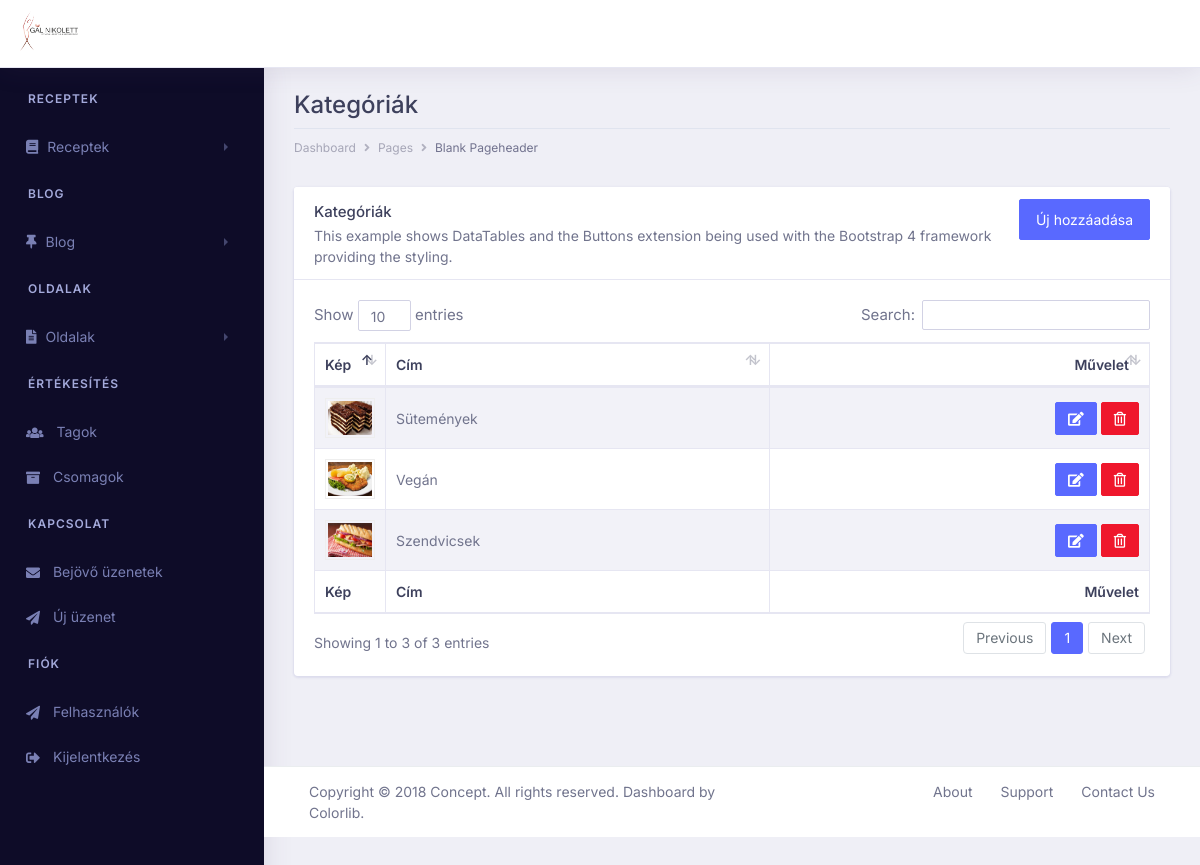
The app's page /posts/categories (signed in) with its own data.
### posts/models.py (models this page shows, shortened)
class PostCategory(models.Model):
    post_category_name = models.CharField(max_length=200, db_index=True)
    post_category_image = models.ImageField(upload_to='posts/category', default='posts/category/default.jpg')

### posts/views.py (the view)
# urls.py: path('categories', views.index_category, name='blog_category_index'),
@login_required
def index_category(request):
    try:
        categories = PostCategory.objects.all()
    except PostCategory.DoesNotExist:
        raise Http404("404 | Nem létezik!")
    return render(request, 'posts/index_category.html', {'categories':categories})

### posts/templates/posts/index_category.html (shortened to what this page needs)
{% extends "../base_posts.html" %}
{% block content %}
    <div class="row">
        <div class="col-xl-12 col-lg-12 col-md-12 col-sm-12 col-12">
            <div class="page-header">
                <h2 class="pageheader-title">Kategóriák</h2>
                <div class="page-breadcrumb">
                    <nav aria-label="breadcrumb">
                        <ol class="breadcrumb">
                            <li class="breadcrumb-item"><a href="#" class="breadcrumb-link">Dashboard</a></li>
                            <li class="breadcrumb-item"><a href="#" class="breadcrumb-link">Pages</a></li>
                            <li class="breadcrumb-item active" aria-current="page">Blank Pageheader</li>
                        </ol>
                    </nav>
                </div>
            </div>
        </div>
    </div>
    <div class="row">
        <div class="col-xl-12 col-lg-12 col-md-12 col-sm-12 col-12">
            <div class="card">
                <div class="card-header">
                    <div class="float-right">
                        <a href="{% url 'post_category_create' %}" class="btn btn-primary">Új hozzáadása</a>
                    </div>
                    <h5 class="mb-0">Kategóriák</h5>
                    <p>This example shows DataTables and the Buttons extension being used with the Bootstrap 4 framework providing the styling.</p>
                </div>
                <div class="card-body">
                    <div class="table-responsive">
                        <table id="example" class="table table-striped table-bordered first table-sm" style="width:100%">
                            <thead>
                                <tr>
                                    <th>Kép</th>
                                    <th>Cím</th>
                                    <th class="text-right">Művelet</th>
                                </tr>
                            </thead>
                            <tbody>
                            {% for category in categories %}
                                <tr>
                                    <td width="50px"><img src="{{category.post_category_image.url}}" style="width: 100%; height: 40px; padding: 2px; border: 1px solid #eee;"></td>
                                    <td style="text-transform: none;"><span class="span-title">{{category.post_category_name}}</span></td>
                                    <td class="text-right">
                                        <a href="{% url 'post_category_update' category.pk %}" class="btn btn-sm btn-primary"><i class="fa fa-edit"></i></a>
                                        <a href="{% url 'post_category_delete' category.pk %}" class="btn btn-sm btn-danger text-white"><i class="far fa-trash-alt"></i></a>
                                    </td>
                                </tr>
                             {% endfor %}
                            </tbody>
                            <tfoot>
                                <tr>
                                    <th>Kép</th>
                                    <th>Cím</th>
                                    <th class="text-right">Művelet</th>
                                </tr>
                            </tfoot>
                        </table>
                    </div>
                </div>
            </div>
        </div>
    </div>
{% endblock %}

### records on screen
PostCategory: post_category_image (picture), post_category_name "Sütemények"
PostCategory: post_category_image (picture), post_category_name "Vegán"
PostCategory: post_category_image (picture), post_category_name "Szendvicsek"
